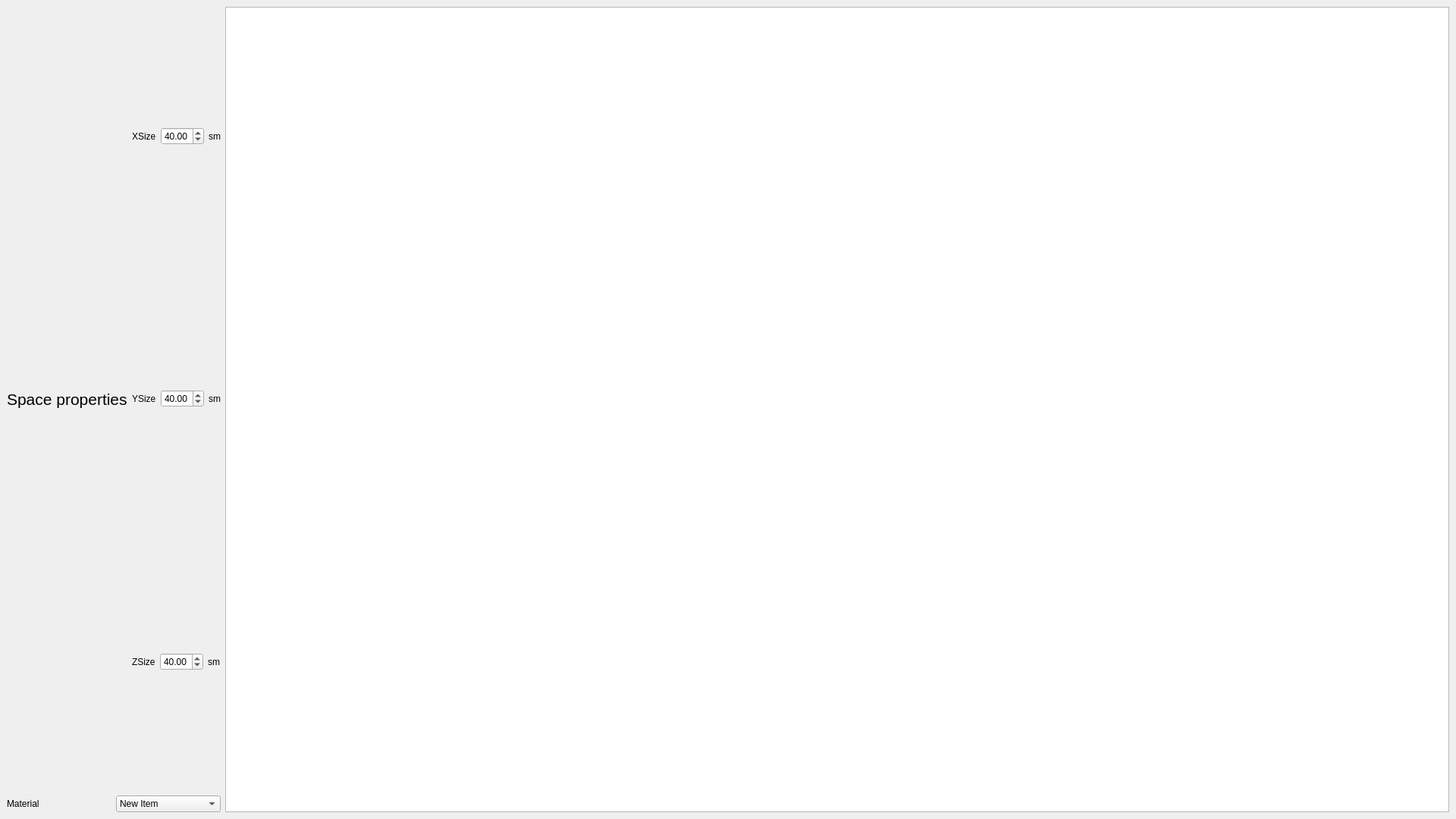
<?xml version="1.0" encoding="UTF-8"?>
<ui version="4.0">
 <class>MainWindow</class>
 <widget class="QMainWindow" name="MainWindow">
  <property name="geometry">
   <rect>
    <x>0</x>
    <y>0</y>
    <width>1920</width>
    <height>1080</height>
   </rect>
  </property>
  <property name="windowTitle">
   <string>MainWindow</string>
  </property>
  <widget class="QWidget" name="centralwidget">
   <layout class="QHBoxLayout" name="horizontalLayout_6">
    <item>
     <layout class="QVBoxLayout" name="verticalLayout_2">
      <item>
       <layout class="QHBoxLayout" name="horizontalLayout_5">
        <item>
         <widget class="QLabel" name="label_8">
          <property name="font">
           <font>
            <pointsize>16</pointsize>
           </font>
          </property>
          <property name="text">
           <string>Space properties</string>
          </property>
         </widget>
        </item>
        <item>
         <layout class="QVBoxLayout" name="verticalLayout">
          <item>
           <layout class="QHBoxLayout" name="horizontalLayout_2">
            <item>
             <widget class="QLabel" name="label_2">
              <property name="text">
               <string>XSize</string>
              </property>
             </widget>
            </item>
            <item>
             <widget class="QDoubleSpinBox" name="doubleSpinBoxOfXSize">
              <property name="value">
               <double>40.000000000000000</double>
              </property>
             </widget>
            </item>
            <item>
             <widget class="QLabel" name="label_3">
              <property name="text">
               <string>sm</string>
              </property>
             </widget>
            </item>
           </layout>
          </item>
          <item>
           <layout class="QHBoxLayout" name="horizontalLayout_4">
            <item>
             <widget class="QLabel" name="label_6">
              <property name="text">
               <string>YSize</string>
              </property>
             </widget>
            </item>
            <item>
             <widget class="QDoubleSpinBox" name="doubleSpinBoxOfYSize">
              <property name="value">
               <double>40.000000000000000</double>
              </property>
             </widget>
            </item>
            <item>
             <widget class="QLabel" name="label_7">
              <property name="text">
               <string>sm</string>
              </property>
             </widget>
            </item>
           </layout>
          </item>
          <item>
           <layout class="QHBoxLayout" name="horizontalLayout_3">
            <item>
             <widget class="QLabel" name="label_4">
              <property name="text">
               <string>ZSize</string>
              </property>
             </widget>
            </item>
            <item>
             <widget class="QDoubleSpinBox" name="doubleSpinBoxOfZSize">
              <property name="value">
               <double>40.000000000000000</double>
              </property>
             </widget>
            </item>
            <item>
             <widget class="QLabel" name="label_5">
              <property name="text">
               <string>sm</string>
              </property>
             </widget>
            </item>
           </layout>
          </item>
         </layout>
        </item>
       </layout>
      </item>
      <item>
       <layout class="QHBoxLayout" name="horizontalLayout">
        <item>
         <widget class="QLabel" name="label">
          <property name="text">
           <string>Material</string>
          </property>
         </widget>
        </item>
        <item>
         <widget class="QComboBox" name="comboBoxOfMaterials">
          <item>
           <property name="text">
            <string>New Item</string>
           </property>
          </item>
          <item>
           <property name="text">
            <string>New Item</string>
           </property>
          </item>
          <item>
           <property name="text">
            <string>New Item</string>
           </property>
          </item>
         </widget>
        </item>
       </layout>
      </item>
     </layout>
    </item>
    <item>
     <widget class="GLViewWidget" name="graphicsView"/>
    </item>
   </layout>
  </widget>
 </widget>
 <customwidgets>
  <customwidget>
   <class>GLViewWidget</class>
   <extends>QGraphicsView</extends>
   <header>pyqtgraph.opengl</header>
  </customwidget>
 </customwidgets>
 <resources/>
 <connections/>
</ui>
